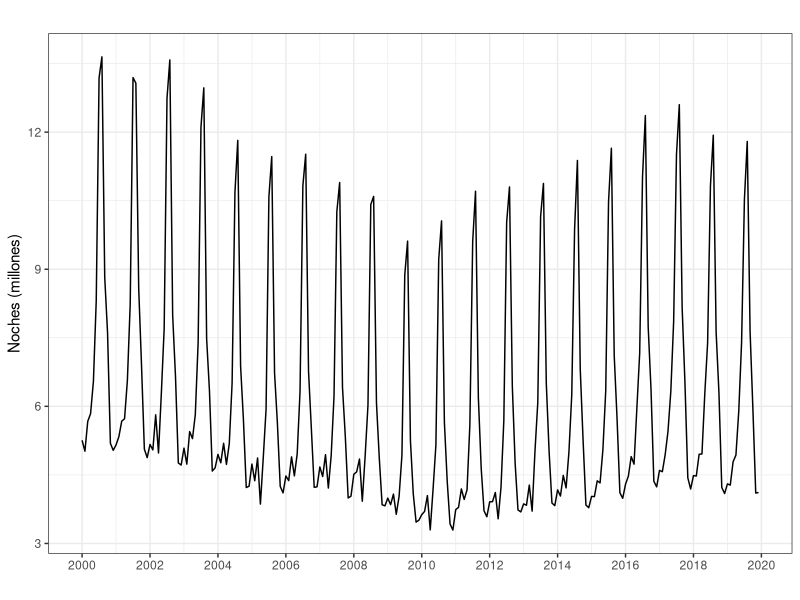
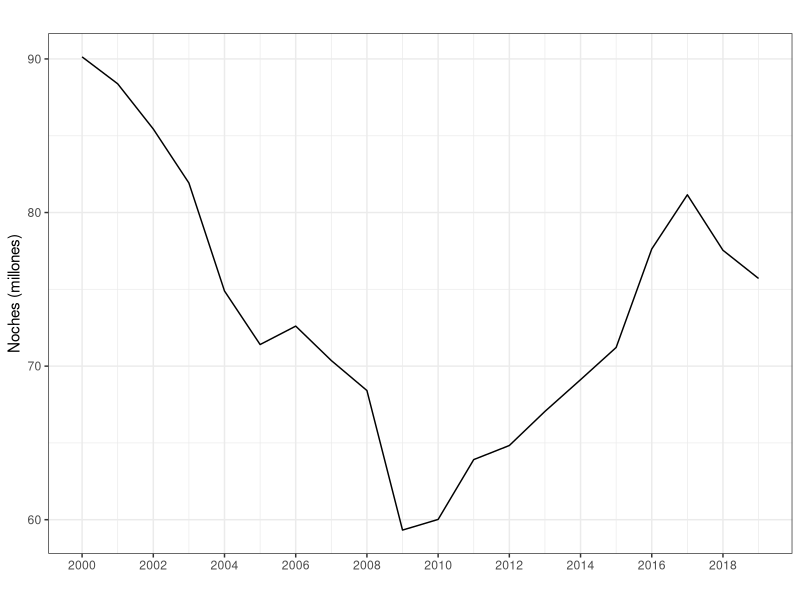
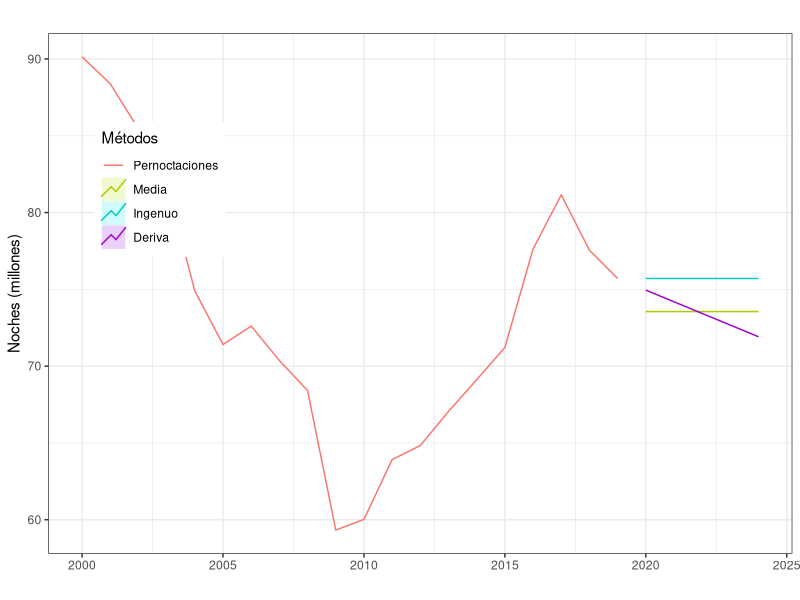
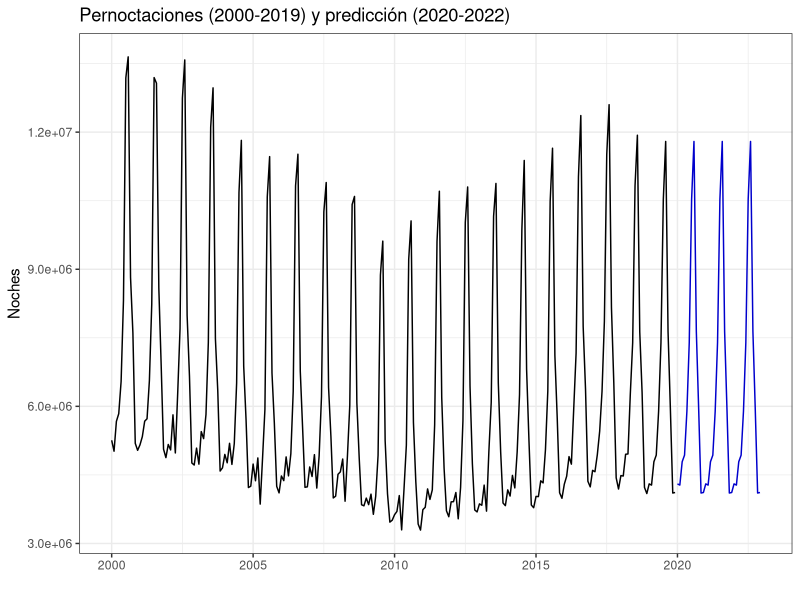

The R script that drew these images, in order: (Note: this script raises an error after producing the figures.)
#----------------------------------------------------------
# CODIGO EJEMPLO 3
#----------------------------------------------------------
#
#
#
#----------------------------------------------------------
# Librerias
library(forecast)
library(ggplot2); theme_set(theme_bw())
#----------------------------------------------------------
#
#
#
#----------------------------------------------------------
# Importamos Pernoctaciones
#----------------------------------------------------------
Pernoctaciones <- read.csv2("./series/Pernoctaciones.csv", 
                            header = TRUE)

Pernoctaciones <- ts(Pernoctaciones[, 2], 
                     start = 2000, 
                     frequency = 12)

autoplot(Pernoctaciones/1000000,
         xlab = "",
         ylab = "Noches (millones)",
         main = "") +
  scale_x_continuous(breaks= seq(2000, 2022, 2)) 
#----------------------------------------------------------
#
#
#
#----------------------------------------------------------
# Metodo ingenuo para la serie anual
#----------------------------------------------------------
PernoctacionesAnual <- aggregate(Pernoctaciones/1000000, FUN = sum)
PernoctacionesAnualb <- window(PernoctacionesAnual, end = 2019)

autoplot(PernoctacionesAnualb,
         xlab = "",
         ylab = "Noches (millones)",
         main = "") +
  scale_x_continuous(breaks= seq(2000, 2022, 2)) 

# Ajustes por metodos sencillos
mediaPernoctaciones <- meanf(PernoctacionesAnualb, h = 5)
naivePernoctaciones <- naive(PernoctacionesAnualb, h = 5)
derivaPernoctaciones <- rwf(PernoctacionesAnualb,  h = 5, drift = TRUE)

autoplot(PernoctacionesAnualb, series = "Pernoctaciones",
         xlab = "",
         ylab = "Noches (millones)",
         main = "") +
  autolayer(mediaPernoctaciones, series="Media", PI = FALSE) +
  autolayer(naivePernoctaciones, series="Ingenuo", PI = FALSE) +
  autolayer(derivaPernoctaciones, series="Deriva", PI = FALSE) +
  scale_colour_discrete(limits=c("Pernoctaciones", "Media", "Ingenuo", "Deriva")) +
  labs(colour="Métodos") + 
  theme(legend.position=c(0.15,0.7))

# Error de ajuste
accuracy(mediaPernoctaciones)
accuracy(naivePernoctaciones)
accuracy(derivaPernoctaciones)

# Error con origen de predicciones movil
k <- 10                  
h <- 5                   
TT <- length(PernoctacionesAnualb) 
s <- TT - k - h          

mapeNaiveI <- matrix(NA, s + 1, h)
mapeDeriva <- matrix(NA, s + 1, h)

for (i in 0:s) {
  train.set <- subset(PernoctacionesAnualb, start = i + 1, end = i + k)
  test.set <-  subset(PernoctacionesAnualb, start = i + k + 1, end = i + k + h)
  
  fcast <- naive(train.set, h = h)
  mapeNaiveI[i + 1,] <- 100*abs(test.set - fcast$mean)/test.set
  
  fcast <- rwf(train.set, h = h,  drift = TRUE)
  mapeDeriva[i + 1,] <- 100*abs(test.set - fcast$mean)/test.set
  
}

mapeNaiveI <- colMeans(mapeNaiveI)
mapeDeriva <- colMeans(mapeDeriva)

mapeNaiveI


# Predicciones
derivaPernoctaciones

PernoctacionesAnual- derivaPernoctaciones$mean
#----------------------------------------------------------
#
#
#
#----------------------------------------------------------
# Metodo ingenuo con estacionalidad
#----------------------------------------------------------
# Ajuste
Pernoctacionesb <- window(Pernoctaciones, end = c(2019, 12))
PernoctacionesPre <- snaive(Pernoctacionesb, 
                            h = 36, 
                            level = 0.95)

PernoctacionesPre

# Error de ajuste
accuracy(PernoctacionesPre)

# Prevision
autoplot(PernoctacionesPre,
         xlab = "",
         ylab = "Noches",
         main = "Pernoctaciones (2000-2019) y predicción (2020-2022)",
         PI = FALSE)

aggregate(Pernoctaciones- PernoctacionesPre$mean, FUN = sum)/1000000

# Error con origen de prediccion movil
k <- 120                 
h <- 12                  
TT <- length(Pernoctaciones)  
s <- TT - k - h          

mapeSnaive <- matrix(NA, s + 1, h)
for (i in 0:s) {
  train.set <- subset(Pernoctaciones, start = i + 1, end = i + k)
  test.set <-  subset(Pernoctaciones, start = i + k + 1, end = i + k + h)
  
  fit <- snaive(train.set, h = h)
  mapeSnaive[i + 1,] <- 100*abs(test.set - fit$mean)/test.set
}

mapeSnaive <- colMeans(mapeSnaive)
mapeSnaive

ggplot() +
  geom_line(aes(x = 1:12, y = mapeSnaive)) +
  ggtitle("") +
  xlab("Horizonte temporal de predicción") +
  ylab("MAPE") +
  scale_x_continuous(breaks= 1:12)
